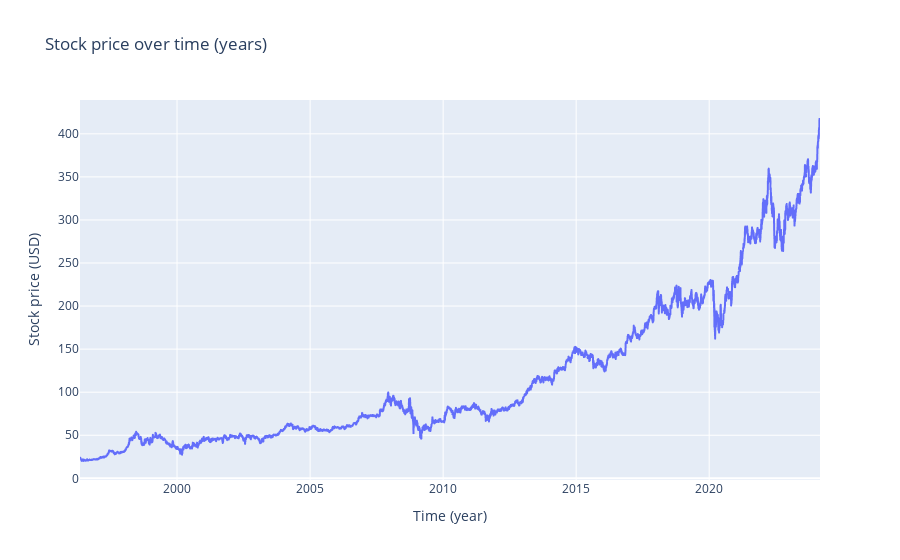

Notebook code for this chart:
### Markdown cell above
### Using Plotly library, we could make an interactive plot

Now, with the mouse over the line, we can see in detail the price and even the time at which the stock was priced in.

### Code cell
import plotly.express as px

fig = px.line(x=df.index, y=df['Close'], labels={'x':'Time (year)', 'y':'Stock price (USD)'}, title='Stock price over time (years)')
fig.show()

### Figure 1 — Plotly figure (JSON) as saved in the notebook; plotly's stock layout.template omitted (floating-point values rounded to 4 significant figures; data arrays with more than 128 entries replaced by an {"elided": "..."} marker saying what was removed)
{"data": [{"hovertemplate": "Time (year)=%{x}<br>Stock price (USD)=%{y}<extra></extra>", "legendgroup": "", "line": {"color": "#636efa", "dash": "solid"}, "marker": {"symbol": "circle"}, "mode": "lines", "name": "", "showlegend": false, "type": "scattergl", "x": {"elided": "7000 str values"}, "xaxis": "x", "y": {"elided": "7000 float values"}, "yaxis": "y"}], "layout": {"legend": {"tracegroupgap": 0}, "title": {"text": "Stock price over time (years)"}, "xaxis": {"anchor": "y", "domain": [0, 1], "title": {"text": "Time (year)"}}, "yaxis": {"anchor": "x", "domain": [0, 1], "title": {"text": "Stock price (USD)"}}}}
